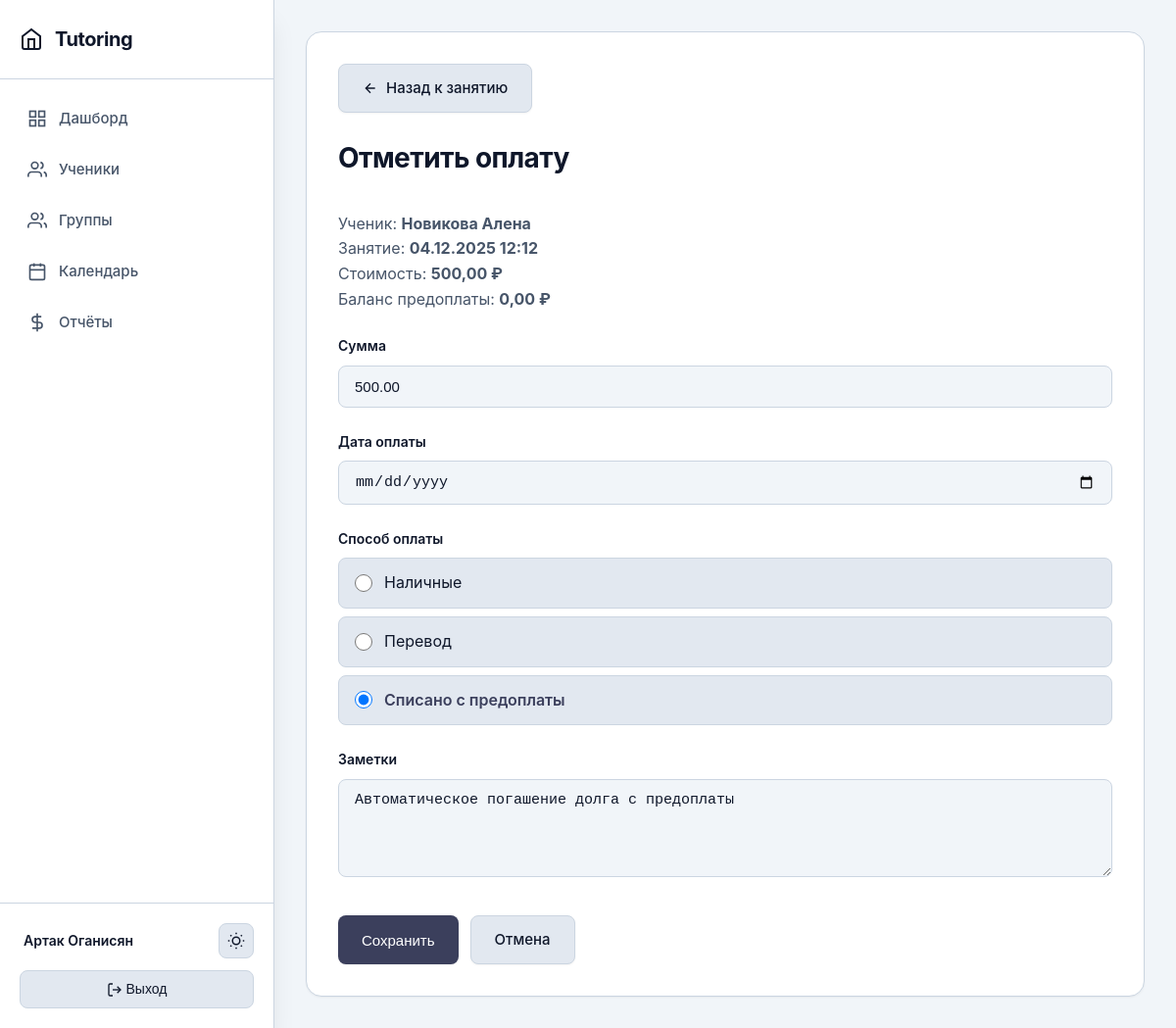
Before: /lesson/24/payment/8/ (signed in) with the older database file.
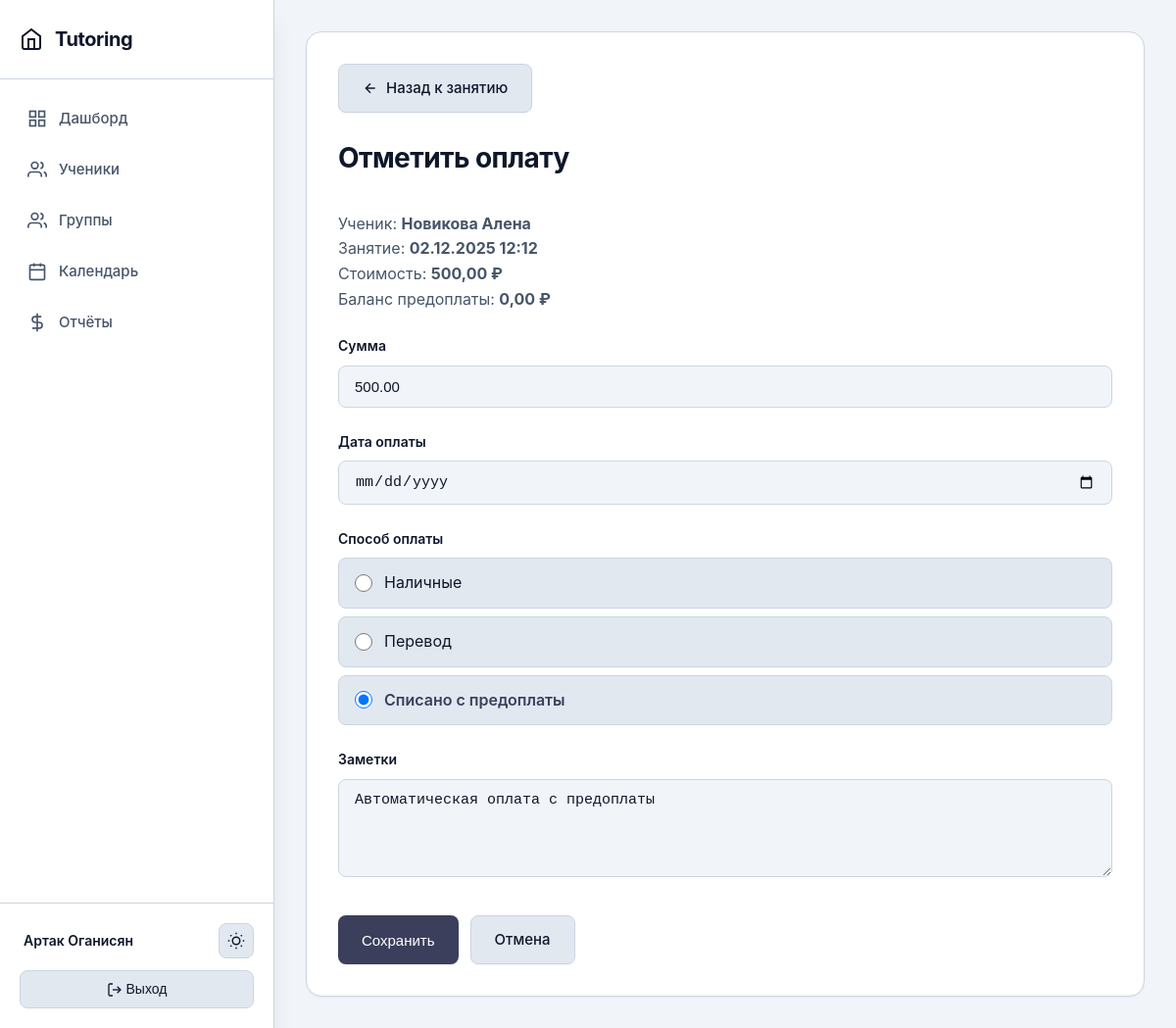
After: the same page with the newer database file.
### main/models.py (models this page shows, shortened)
class Lesson(models.Model):
    tutor = models.ForeignKey(Tutor, on_delete=models.CASCADE, related_name='lessons', verbose_name='Репетитор')
    students = models.ManyToManyField(Student, related_name='lessons', verbose_name='Ученики')
    date = models.DateField(verbose_name='Дата')
    time = models.TimeField(verbose_name='Время')
    duration = models.IntegerField(default=60, validators=[MinValueValidator(1)], verbose_name='Длительность (минуты)')
    lesson_price = models.DecimalField(max_digits=10, decimal_places=2, default=Decimal('0.00'), validators=[MinValueValidator(Decimal('0.00'))], verbose_name='Стоимость занятия (за одного ученика)')
    subject = models.CharField(max_length=200, blank=True, verbose_name='Предмет/Тема')
    notes = models.TextField(blank=True, verbose_name='Заметки')
    created_at = models.DateTimeField(auto_now_add=True, verbose_name='Дата создания')
    updated_at = models.DateTimeField(auto_now=True, verbose_name='Дата обновления')
    class Meta:
        verbose_name = 'Занятие'
        verbose_name_plural = 'Занятия'
        ordering = ['-date', '-time']

class Payment(models.Model):
    PAYMENT_METHOD_CHOICES = [
        ('cash', 'Наличные'),
        ('transfer', 'Перевод'),
        ('balance', 'Списано с предоплаты'),
    ]
    student = models.ForeignKey(Student, on_delete=models.CASCADE, related_name='payments', verbose_name='Ученик')
    lesson = models.ForeignKey(Lesson, on_delete=models.SET_NULL, null=True, blank=True, related_name='payments', verbose_name='Занятие')
    amount = models.DecimalField(max_digits=10, decimal_places=2, validators=[MinValueValidator(Decimal('0.01'))], verbose_name='Сумма')
    payment_date = models.DateField(verbose_name='Дата оплаты')
    payment_method = models.CharField(max_length=20, choices=PAYMENT_METHOD_CHOICES, default='cash', verbose_name='Способ оплаты')
    notes = models.TextField(blank=True, verbose_name='Заметки')
    created_at = models.DateTimeField(auto_now_add=True, verbose_name='Дата создания')
    is_balance_payment = models.BooleanField(default=False, verbose_name='Оплата с предоплаты')
    class Meta:
        verbose_name = 'Оплата'
        verbose_name_plural = 'Оплаты'
        ordering = ['-payment_date', '-created_at']

### main/views.py (the view)
# urls.py: path('lesson/<int:lesson_pk>/payment/<int:student_pk>/', views.mark_payment, name='mark_payment'),
@login_required
def mark_payment(request, lesson_pk, student_pk):
    tutor = get_tutor(request)
    if not tutor:
        messages.error(request, 'Профиль репетитора не найден.')
        return redirect('dashboard')
    lesson = get_object_or_404(Lesson, pk=lesson_pk, tutor=tutor)
    student = get_object_or_404(Student, pk=student_pk, tutor=tutor)
    if student not in lesson.students.all():
        messages.error(request, 'Этот ученик не назначен на данное занятие.')
        return redirect('lesson_detail', pk=lesson_pk)
    attendance = Attendance.objects.filter(lesson=lesson, student=student, status='present').first()
    if not attendance:
        messages.warning(request, 'Ученик не присутствовал на занятии.')
    existing_payment = Payment.objects.filter(lesson=lesson, student=student).first()
    if request.method == 'POST':
        try:
            amount_value = Decimal(request.POST.get('amount', '0') or '0')
        except (ValueError, InvalidOperation):
            amount_value = Decimal('0')
        if amount_value == 0:
            if existing_payment:
                previous_amount = existing_payment.amount
                was_balance_payment = existing_payment.is_balance_payment
                if was_balance_payment:
                    student.add_prepaid_balance(previous_amount)
                student.update_overpayment_balance(lesson, previous_amount, Decimal('0.00'))
                existing_payment.delete()
                messages.success(request, f'Оплата для {student} удалена.')
            else:
                messages.info(request, 'Оплата не была создана, так как сумма равна 0.')
            return redirect('lesson_detail', pk=lesson_pk)
        if existing_payment:
            previous_amount = existing_payment.amount
            was_balance_payment = existing_payment.is_balance_payment
            form = PaymentForm(request.POST, instance=existing_payment, lesson=lesson, student=student)
        else:
            previous_amount = Decimal('0.00')
            was_balance_payment = False
            form = PaymentForm(request.POST, lesson=lesson, student=student)
        if form.is_valid():
            payment = form.save(commit=False)
            payment.student = student
            payment.lesson = lesson
            payment.is_balance_payment = payment.payment_method == 'balance'
            payment.save()
            if payment.is_balance_payment:
                pass
            else:
                if was_balance_payment:
                    student.add_prepaid_balance(lesson.lesson_price)
                student.update_overpayment_balance(lesson, previous_amount, payment.amount)
                paid_lessons = student.auto_pay_debt_from_prepaid()
                if paid_lessons:
                    lessons_count = len(paid_lessons)
                    total_amount = sum(lesson.lesson_price for lesson in paid_lessons)
                    messages.info(request,
                        f'Автоматически погашено {lessons_count} долг(ов) на сумму {total_amount} руб. с предоплаты.')
            if existing_payment:
                messages.success(request, f'Оплата для {student} обновлена.')
            else:
                messages.success(request, f'Оплата для {student} отмечена.')
            return redirect('lesson_detail', pk=lesson_pk)
    else:
        if existing_payment:
            form = PaymentForm(instance=existing_payment, lesson=lesson, student=student)
        else:
            initial_data = {
                'payment_date': timezone.now().date().strftime('%Y-%m-%d'),
                'amount': lesson.lesson_price if lesson.lesson_price > 0 else None
            }
            form = PaymentForm(initial=initial_data, lesson=lesson, student=student)
    return render(request, 'main/mark_payment.html', {
        'form': form,
        'lesson': lesson,
        'student': student,
        'attendance': attendance
    })

### main/models.py (called while the page is built)
    def __str__(self):
        return f"{self.last_name} {self.first_name}"

### main/views.py (called while the page is built)
def get_tutor(request):
    if request.user.is_authenticated:
        try:
            return request.user.tutor
        except Tutor.DoesNotExist:
            return None
    return None

### main/templates/main/mark_payment.html (shortened to what this page needs)
{% extends 'main/base.html' %}
{% block content %}
<div style="margin-bottom: 24px;">
    <a href="{% url 'lesson_detail' lesson.pk %}" class="btn btn-secondary">
        <svg width="16" height="16" viewBox="0 0 24 24" fill="none" stroke="currentColor" stroke-width="2">
            <path d="M19 12H5M12 19l-7-7 7-7"/>
        </svg>
        Назад к занятию
    </a>
</div>
<div class="page-header">
    <h1>Отметить оплату</h1>
</div>
<p style="color: var(--text-secondary); margin-bottom: 24px;">
    Ученик: <strong>{{ student }}</strong><br>
    Занятие: <strong>{{ lesson.date|date:"d.m.Y" }} {{ lesson.time|time:"H:i" }}</strong><br>
    {% if lesson.lesson_price > 0 %}
        Стоимость: <strong>{{ lesson.lesson_price }} ₽</strong>
    {% endif %}
    <br>
    Баланс предоплаты: <strong>{{ student.prepaid_balance }} ₽</strong>
</p>
<form method="post">
    <div class="form-group">
        <label class="form-label" for="{{ form.amount.id_for_label }}">{{ form.amount.label }}</label>
        {{ form.amount }}
    </div>
    <div class="form-group">
        <label class="form-label" for="{{ form.payment_date.id_for_label }}">{{ form.payment_date.label }}</label>
        {{ form.payment_date }}
    </div>
    <div class="form-group">
        <label class="form-label">{{ form.payment_method.label }}</label>
        <div class="radio-group">
            {% for choice in form.payment_method %}
                <label class="radio-option" for="{{ choice.id_for_label }}">
                    {{ choice.tag }}
                    <span>{{ choice.choice_label }}</span>
                </label>
            {% endfor %}
        </div>
    </div>
    <div class="form-group">
        <label class="form-label" for="{{ form.notes.id_for_label }}">{{ form.notes.label }}</label>
        {{ form.notes }}
    </div>
    <div class="form-actions">
        <button type="submit" class="btn">Сохранить</button>
        <a href="{% url 'lesson_detail' lesson.pk %}" class="btn btn-secondary">Отмена</a>
    </div>
</form>
{% endblock %}

Changed rows visible on the page:
removed Payment: amount "500.00", notes "Автоматическое погашение долга с предоплаты"
changed Lesson: date "04.12.2025" → "02.12.2025"
added Payment: amount "500.00", notes "Автоматическая оплата с предоплаты"
